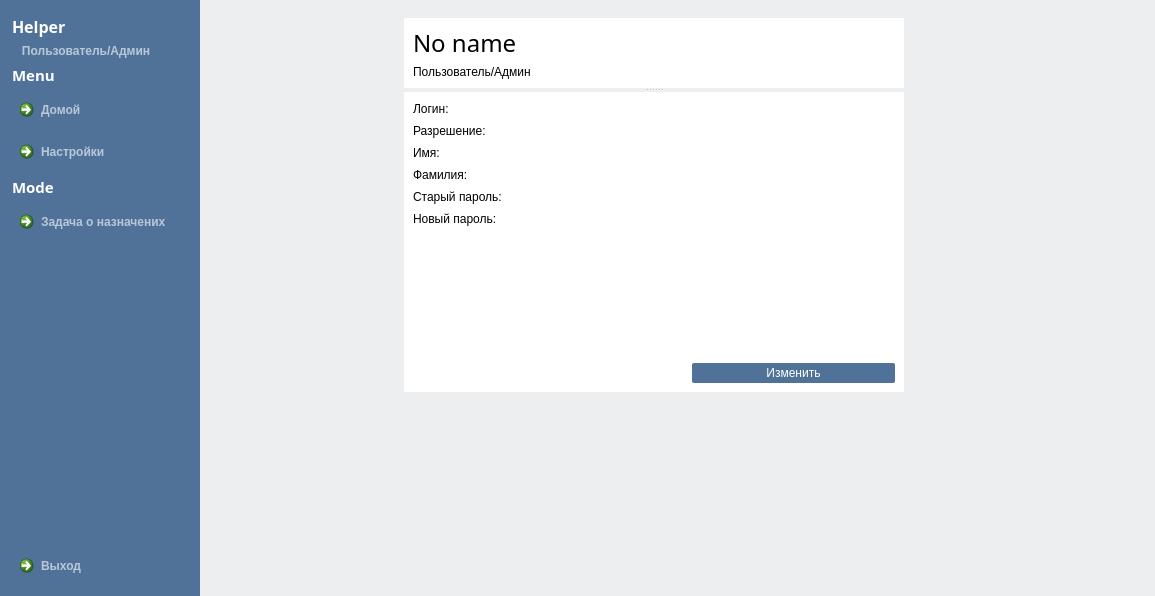
<?xml version="1.0" encoding="UTF-8"?>
<ui version="4.0">
 <class>WindowMain</class>
 <widget class="QMainWindow" name="WindowMain">
  <property name="geometry">
   <rect>
    <x>0</x>
    <y>0</y>
    <width>1155</width>
    <height>596</height>
   </rect>
  </property>
  <property name="windowTitle">
   <string>Helper</string>
  </property>
  <property name="windowIcon">
   <iconset resource="resources.qrc">
    <normaloff>:/new/images/images/Launchpad 2.png</normaloff>:/new/images/images/Launchpad 2.png</iconset>
  </property>
  <property name="styleSheet">
   <string notr="true">background: #EDEEF0; 
border-color: #454545;</string>
  </property>
  <widget class="QWidget" name="centralwidget">
   <layout class="QGridLayout" name="gridLayout">
    <property name="leftMargin">
     <number>0</number>
    </property>
    <property name="topMargin">
     <number>0</number>
    </property>
    <property name="rightMargin">
     <number>0</number>
    </property>
    <property name="bottomMargin">
     <number>0</number>
    </property>
    <item row="0" column="0">
     <widget class="QGroupBox" name="groupBox">
      <property name="sizePolicy">
       <sizepolicy hsizetype="Preferred" vsizetype="Preferred">
        <horstretch>0</horstretch>
        <verstretch>0</verstretch>
       </sizepolicy>
      </property>
      <property name="minimumSize">
       <size>
        <width>200</width>
        <height>420</height>
       </size>
      </property>
      <property name="styleSheet">
       <string notr="true">background-color: #507299;
border: 2px #454545 #454545;
background: qlineargradient( x1:1 y1:0, x2:0 y2:1, stop:0 #507299, stop:1 #507299);
</string>
      </property>
      <property name="title">
       <string/>
      </property>
      <layout class="QGridLayout" name="gridLayout_2">
       <item row="0" column="0">
        <layout class="QVBoxLayout" name="verticalLayout">
         <item>
          <widget class="QLabel" name="labelGroove">
           <property name="font">
            <font>
             <family>Sitka</family>
             <pointsize>12</pointsize>
             <weight>75</weight>
             <bold>true</bold>
            </font>
           </property>
           <property name="styleSheet">
            <string notr="true">color: #FFFFFF; background-color: transparent;</string>
           </property>
           <property name="text">
            <string>Helper</string>
           </property>
           <property name="margin">
            <number>8</number>
           </property>
          </widget>
         </item>
         <item>
          <widget class="QLabel" name="labelPermission">
           <property name="font">
            <font>
             <family>Segoe UI</family>
             <weight>75</weight>
             <bold>true</bold>
            </font>
           </property>
           <property name="styleSheet">
            <string notr="true">color: #b8c8d9; </string>
           </property>
           <property name="text">
            <string>   Пользователь/Админ</string>
           </property>
           <property name="alignment">
            <set>Qt::AlignLeading|Qt::AlignLeft|Qt::AlignVCenter</set>
           </property>
          </widget>
         </item>
         <item>
          <widget class="QLabel" name="labelMenu">
           <property name="font">
            <font>
             <family>Sitka</family>
             <pointsize>11</pointsize>
             <weight>75</weight>
             <bold>true</bold>
            </font>
           </property>
           <property name="styleSheet">
            <string notr="true">color: #FFFFFF; 
background-color: transparent;</string>
           </property>
           <property name="text">
            <string>Menu</string>
           </property>
           <property name="margin">
            <number>8</number>
           </property>
          </widget>
         </item>
         <item>
          <widget class="QCommandLinkButton" name="buttonHome">
           <property name="styleSheet">
            <string notr="true">color: #b8c8d9; </string>
           </property>
           <property name="text">
            <string>Домой</string>
           </property>
           <property name="icon">
            <iconset resource="resources.qrc">
             <normaloff>:/new/images/images/home.png</normaloff>:/new/images/images/home.png</iconset>
           </property>
          </widget>
         </item>
         <item>
          <widget class="QCommandLinkButton" name="buttonSettings">
           <property name="styleSheet">
            <string notr="true">color: #b8c8d9; </string>
           </property>
           <property name="text">
            <string>Настройки</string>
           </property>
           <property name="icon">
            <iconset resource="resources.qrc">
             <normaloff>:/new/images/images/cog-wheel-silhouette.png</normaloff>:/new/images/images/cog-wheel-silhouette.png</iconset>
           </property>
          </widget>
         </item>
         <item>
          <widget class="QLabel" name="labelMode">
           <property name="font">
            <font>
             <family>Sitka</family>
             <pointsize>11</pointsize>
             <weight>75</weight>
             <bold>true</bold>
            </font>
           </property>
           <property name="styleSheet">
            <string notr="true">color: #FFFFFF;background-color: transparent;</string>
           </property>
           <property name="text">
            <string>Mode</string>
           </property>
           <property name="margin">
            <number>8</number>
           </property>
          </widget>
         </item>
         <item>
          <widget class="QCommandLinkButton" name="buttonAppointment">
           <property name="styleSheet">
            <string notr="true">color: #b8c8d9; </string>
           </property>
           <property name="text">
            <string>Задача о назначених</string>
           </property>
           <property name="icon">
            <iconset resource="resources.qrc">
             <normaloff>:/new/images/images/group-profile-users.png</normaloff>:/new/images/images/group-profile-users.png</iconset>
           </property>
          </widget>
         </item>
         <item>
          <spacer name="verticalSpacer">
           <property name="orientation">
            <enum>Qt::Vertical</enum>
           </property>
           <property name="sizeHint" stdset="0">
            <size>
             <width>20</width>
             <height>40</height>
            </size>
           </property>
          </spacer>
         </item>
         <item>
          <widget class="QCommandLinkButton" name="buttonExit">
           <property name="styleSheet">
            <string notr="true">color: #b8c8d9; </string>
           </property>
           <property name="text">
            <string>Выход</string>
           </property>
           <property name="icon">
            <iconset resource="resources.qrc">
             <normaloff>:/new/images/images/power-button-off.png</normaloff>:/new/images/images/power-button-off.png</iconset>
           </property>
          </widget>
         </item>
        </layout>
       </item>
      </layout>
     </widget>
    </item>
    <item row="0" column="1">
     <widget class="QStackedWidget" name="stackedWidget">
      <property name="sizePolicy">
       <sizepolicy hsizetype="Minimum" vsizetype="Minimum">
        <horstretch>0</horstretch>
        <verstretch>0</verstretch>
       </sizepolicy>
      </property>
      <property name="layoutDirection">
       <enum>Qt::LeftToRight</enum>
      </property>
      <property name="styleSheet">
       <string notr="true"/>
      </property>
      <property name="currentIndex">
       <number>0</number>
      </property>
      <widget class="QWidget" name="pageHome">
       <layout class="QGridLayout" name="gridLayout_6">
        <item row="0" column="0">
         <layout class="QHBoxLayout" name="horizontalLayout_5">
          <item>
           <widget class="QGroupBox" name="groupBox_2">
            <property name="styleSheet">
             <string notr="true">border-color: #FFFFFF;
border: 2px #454545 #454545;</string>
            </property>
            <property name="title">
             <string/>
            </property>
            <layout class="QGridLayout" name="gridLayout_7">
             <item row="0" column="1">
              <layout class="QHBoxLayout" name="horizontalLayout_9">
               <item>
                <layout class="QVBoxLayout" name="verticalLayout_8">
                 <item>
                  <widget class="QSplitter" name="splitter">
                   <property name="sizePolicy">
                    <sizepolicy hsizetype="Preferred" vsizetype="Expanding">
                     <horstretch>0</horstretch>
                     <verstretch>0</verstretch>
                    </sizepolicy>
                   </property>
                   <property name="orientation">
                    <enum>Qt::Vertical</enum>
                   </property>
                   <widget class="QGroupBox" name="boxNamePermission">
                    <property name="minimumSize">
                     <size>
                      <width>500</width>
                      <height>0</height>
                     </size>
                    </property>
                    <property name="maximumSize">
                     <size>
                      <width>500</width>
                      <height>70</height>
                     </size>
                    </property>
                    <property name="styleSheet">
                     <string notr="true">background-color:#FFFFFF;</string>
                    </property>
                    <property name="title">
                     <string/>
                    </property>
                    <layout class="QGridLayout" name="gridLayout_8">
                     <item row="0" column="0">
                      <widget class="QLabel" name="labelName">
                       <property name="font">
                        <font>
                         <family>Javanese Text</family>
                         <pointsize>18</pointsize>
                        </font>
                       </property>
                       <property name="styleSheet">
                        <string notr="true">backgroud-color: #FFFFFF;</string>
                       </property>
                       <property name="text">
                        <string>No name</string>
                       </property>
                      </widget>
                     </item>
                     <item row="1" column="0">
                      <widget class="QLabel" name="labelPermission_2">
                       <property name="text">
                        <string>Пользователь/Админ</string>
                       </property>
                      </widget>
                     </item>
                    </layout>
                   </widget>
                   <widget class="QGroupBox" name="groupBox_3">
                    <property name="minimumSize">
                     <size>
                      <width>500</width>
                      <height>300</height>
                     </size>
                    </property>
                    <property name="maximumSize">
                     <size>
                      <width>500</width>
                      <height>400</height>
                     </size>
                    </property>
                    <property name="styleSheet">
                     <string notr="true">background-color:#FFFFFF;</string>
                    </property>
                    <property name="title">
                     <string/>
                    </property>
                    <layout class="QGridLayout" name="gridLayout_9">
                     <item row="0" column="0">
                      <layout class="QVBoxLayout" name="verticalLayout_12">
                       <item>
                        <layout class="QHBoxLayout" name="horizontalLayout_16">
                         <item>
                          <layout class="QVBoxLayout" name="verticalLayout_10">
                           <item>
                            <layout class="QHBoxLayout" name="horizontalLayout_12">
                             <item>
                              <widget class="QLabel" name="label">
                               <property name="text">
                                <string>Логин:</string>
                               </property>
                              </widget>
                             </item>
                             <item>
                              <widget class="QLineEdit" name="lineLogin"/>
                             </item>
                            </layout>
                           </item>
                           <item>
                            <layout class="QHBoxLayout" name="layout">
                             <item>
                              <widget class="QLabel" name="label_19">
                               <property name="text">
                                <string>Разрешение:</string>
                               </property>
                              </widget>
                             </item>
                             <item>
                              <widget class="QLineEdit" name="linePermission"/>
                             </item>
                            </layout>
                           </item>
                           <item>
                            <layout class="QHBoxLayout" name="horizontalLayout_14">
                             <item>
                              <widget class="QLabel" name="labelNameEdit">
                               <property name="text">
                                <string>Имя:</string>
                               </property>
                              </widget>
                             </item>
                             <item>
                              <widget class="QLineEdit" name="lineName"/>
                             </item>
                            </layout>
                           </item>
                           <item>
                            <layout class="QHBoxLayout" name="horizontalLayout_15">
                             <item>
                              <widget class="QLabel" name="labelSurnameEdit">
                               <property name="text">
                                <string>Фамилия:</string>
                               </property>
                              </widget>
                             </item>
                             <item>
                              <widget class="QLineEdit" name="lineSurname"/>
                             </item>
                            </layout>
                           </item>
                           <item>
                            <layout class="QHBoxLayout" name="horizontalLayout_10">
                             <item>
                              <widget class="QLabel" name="labelPrevPassword">
                               <property name="text">
                                <string>Старый пароль:</string>
                               </property>
                              </widget>
                             </item>
                             <item>
                              <widget class="QLineEdit" name="linePrevPassword"/>
                             </item>
                            </layout>
                           </item>
                           <item>
                            <layout class="QHBoxLayout" name="horizontalLayout_13">
                             <item>
                              <widget class="QLabel" name="labelNewPassword">
                               <property name="text">
                                <string>Новый пароль:</string>
                               </property>
                              </widget>
                             </item>
                             <item>
                              <widget class="QLineEdit" name="lineNewPassword"/>
                             </item>
                            </layout>
                           </item>
                          </layout>
                         </item>
                         <item>
                          <spacer name="horizontalSpacer_8">
                           <property name="orientation">
                            <enum>Qt::Horizontal</enum>
                           </property>
                           <property name="sizeHint" stdset="0">
                            <size>
                             <width>40</width>
                             <height>20</height>
                            </size>
                           </property>
                          </spacer>
                         </item>
                        </layout>
                       </item>
                       <item>
                        <layout class="QVBoxLayout" name="verticalLayout_11">
                         <item>
                          <spacer name="verticalSpacer_9">
                           <property name="orientation">
                            <enum>Qt::Vertical</enum>
                           </property>
                           <property name="sizeHint" stdset="0">
                            <size>
                             <width>20</width>
                             <height>40</height>
                            </size>
                           </property>
                          </spacer>
                         </item>
                         <item>
                          <layout class="QHBoxLayout" name="horizontalLayout_11">
                           <item>
                            <spacer name="horizontalSpacer_7">
                             <property name="orientation">
                              <enum>Qt::Horizontal</enum>
                             </property>
                             <property name="sizeHint" stdset="0">
                              <size>
                               <width>40</width>
                               <height>20</height>
                              </size>
                             </property>
                            </spacer>
                           </item>
                           <item>
                            <widget class="QPushButton" name="pushButton_2">
                             <property name="enabled">
                              <bool>true</bool>
                             </property>
                             <property name="minimumSize">
                              <size>
                               <width>203</width>
                               <height>20</height>
                              </size>
                             </property>
                             <property name="styleSheet">
                              <string notr="true">background-color: #507299;
color: #FFFFFF;
border-radius: 2px;</string>
                             </property>
                             <property name="text">
                              <string>Изменить</string>
                             </property>
                             <property name="iconSize">
                              <size>
                               <width>17</width>
                               <height>16</height>
                              </size>
                             </property>
                            </widget>
                           </item>
                          </layout>
                         </item>
                        </layout>
                       </item>
                      </layout>
                     </item>
                    </layout>
                   </widget>
                  </widget>
                 </item>
                 <item>
                  <spacer name="verticalSpacer_3">
                   <property name="orientation">
                    <enum>Qt::Vertical</enum>
                   </property>
                   <property name="sizeHint" stdset="0">
                    <size>
                     <width>20</width>
                     <height>40</height>
                    </size>
                   </property>
                  </spacer>
                 </item>
                </layout>
               </item>
              </layout>
             </item>
             <item row="0" column="0">
              <spacer name="horizontalSpacer_2">
               <property name="orientation">
                <enum>Qt::Horizontal</enum>
               </property>
               <property name="sizeType">
                <enum>QSizePolicy::Expanding</enum>
               </property>
               <property name="sizeHint" stdset="0">
                <size>
                 <width>180</width>
                 <height>20</height>
                </size>
               </property>
              </spacer>
             </item>
            </layout>
           </widget>
          </item>
          <item>
           <spacer name="horizontalSpacer_5">
            <property name="orientation">
             <enum>Qt::Horizontal</enum>
            </property>
            <property name="sizeType">
             <enum>QSizePolicy::Expanding</enum>
            </property>
            <property name="sizeHint" stdset="0">
             <size>
              <width>30</width>
              <height>20</height>
             </size>
            </property>
           </spacer>
          </item>
         </layout>
        </item>
       </layout>
      </widget>
      <widget class="QWidget" name="pageSettings">
       <layout class="QGridLayout" name="gridLayout_5">
        <item row="0" column="0">
         <widget class="QTabWidget" name="tabsSettings">
          <property name="currentIndex">
           <number>0</number>
          </property>
          <widget class="QWidget" name="tabGeneral">
           <attribute name="title">
            <string>Общие</string>
           </attribute>
           <widget class="QCommandLinkButton" name="buttonDBedit">
            <property name="geometry">
             <rect>
              <x>0</x>
              <y>20</y>
              <width>172</width>
              <height>41</height>
             </rect>
            </property>
            <property name="text">
             <string>Редактор базы данных</string>
            </property>
           </widget>
          </widget>
          <widget class="QWidget" name="tab_2">
           <attribute name="title">
            <string>Tab 2</string>
           </attribute>
          </widget>
         </widget>
        </item>
       </layout>
      </widget>
      <widget class="QWidget" name="pageAppointment">
       <layout class="QGridLayout" name="gridLayout_4">
        <item row="0" column="0">
         <layout class="QVBoxLayout" name="verticalLayout_5">
          <item>
           <layout class="QHBoxLayout" name="horizontalLayout_8">
            <item>
             <layout class="QVBoxLayout" name="verticalLayout_2">
              <item>
               <layout class="QHBoxLayout" name="horizontalLayout_3">
                <item>
                 <spacer name="horizontalSpacer_6">
                  <property name="orientation">
                   <enum>Qt::Horizontal</enum>
                  </property>
                  <property name="sizeHint" stdset="0">
                   <size>
                    <width>40</width>
                    <height>20</height>
                   </size>
                  </property>
                 </spacer>
                </item>
                <item>
                 <widget class="QLabel" name="label_15">
                  <property name="text">
                   <string>СТРОИТЕЛЬНЫЕ ОБЪЕКТЫ</string>
                  </property>
                 </widget>
                </item>
                <item>
                 <spacer name="horizontalSpacer_4">
                  <property name="orientation">
                   <enum>Qt::Horizontal</enum>
                  </property>
                  <property name="sizeHint" stdset="0">
                   <size>
                    <width>40</width>
                    <height>20</height>
                   </size>
                  </property>
                 </spacer>
                </item>
               </layout>
              </item>
              <item>
               <layout class="QHBoxLayout" name="horizontalLayout_2">
                <item>
                 <layout class="QVBoxLayout" name="verticalLayout_3">
                  <item>
                   <spacer name="verticalSpacer_2">
                    <property name="orientation">
                     <enum>Qt::Vertical</enum>
                    </property>
                    <property name="sizeHint" stdset="0">
                     <size>
                      <width>20</width>
                      <height>40</height>
                     </size>
                    </property>
                   </spacer>
                  </item>
                  <item>
                   <widget class="QLabel" name="label_6">
                    <property name="sizePolicy">
                     <sizepolicy hsizetype="Fixed" vsizetype="Preferred">
                      <horstretch>0</horstretch>
                      <verstretch>0</verstretch>
                     </sizepolicy>
                    </property>
                    <property name="maximumSize">
                     <size>
                      <width>16777215</width>
                      <height>9</height>
                     </size>
                    </property>
                    <property name="text">
                     <string>К</string>
                    </property>
                   </widget>
                  </item>
                  <item>
                   <widget class="QLabel" name="label_5">
                    <property name="sizePolicy">
                     <sizepolicy hsizetype="Fixed" vsizetype="Fixed">
                      <horstretch>0</horstretch>
                      <verstretch>0</verstretch>
                     </sizepolicy>
                    </property>
                    <property name="maximumSize">
                     <size>
                      <width>16777215</width>
                      <height>9</height>
                     </size>
                    </property>
                    <property name="text">
                     <string>О</string>
                    </property>
                   </widget>
                  </item>
                  <item>
                   <widget class="QLabel" name="label_7">
                    <property name="sizePolicy">
                     <sizepolicy hsizetype="Fixed" vsizetype="Preferred">
                      <horstretch>0</horstretch>
                      <verstretch>0</verstretch>
                     </sizepolicy>
                    </property>
                    <property name="maximumSize">
                     <size>
                      <width>16777215</width>
                      <height>9</height>
                     </size>
                    </property>
                    <property name="text">
                     <string>М</string>
                    </property>
                   </widget>
                  </item>
                  <item>
                   <widget class="QLabel" name="label_8">
                    <property name="sizePolicy">
                     <sizepolicy hsizetype="Fixed" vsizetype="Preferred">
                      <horstretch>0</horstretch>
                      <verstretch>0</verstretch>
                     </sizepolicy>
                    </property>
                    <property name="maximumSize">
                     <size>
                      <width>16777215</width>
                      <height>9</height>
                     </size>
                    </property>
                    <property name="text">
                     <string>П</string>
                    </property>
                   </widget>
                  </item>
                  <item>
                   <widget class="QLabel" name="label_9">
                    <property name="maximumSize">
                     <size>
                      <width>16777215</width>
                      <height>9</height>
                     </size>
                    </property>
                    <property name="text">
                     <string>А</string>
                    </property>
                   </widget>
                  </item>
                  <item>
                   <widget class="QLabel" name="label_10">
                    <property name="maximumSize">
                     <size>
                      <width>16777215</width>
                      <height>9</height>
                     </size>
                    </property>
                    <property name="text">
                     <string>Н</string>
                    </property>
                   </widget>
                  </item>
                  <item>
                   <widget class="QLabel" name="label_11">
                    <property name="maximumSize">
                     <size>
                      <width>16777215</width>
                      <height>9</height>
                     </size>
                    </property>
                    <property name="text">
                     <string>И</string>
                    </property>
                   </widget>
                  </item>
                  <item>
                   <widget class="QLabel" name="label_12">
                    <property name="maximumSize">
                     <size>
                      <width>16777215</width>
                      <height>9</height>
                     </size>
                    </property>
                    <property name="text">
                     <string>И</string>
                    </property>
                   </widget>
                  </item>
                  <item>
                   <spacer name="verticalSpacer_7">
                    <property name="orientation">
                     <enum>Qt::Vertical</enum>
                    </property>
                    <property name="sizeHint" stdset="0">
                     <size>
                      <width>20</width>
                      <height>40</height>
                     </size>
                    </property>
                   </spacer>
                  </item>
                 </layout>
                </item>
                <item>
                 <widget class="QTableWidget" name="tableAppointment">
                  <property name="sizePolicy">
                   <sizepolicy hsizetype="Expanding" vsizetype="Expanding">
                    <horstretch>0</horstretch>
                    <verstretch>0</verstretch>
                   </sizepolicy>
                  </property>
                  <property name="minimumSize">
                   <size>
                    <width>500</width>
                    <height>340</height>
                   </size>
                  </property>
                  <property name="styleSheet">
                   <string notr="true">background-color: #FFFFFF;</string>
                  </property>
                 </widget>
                </item>
               </layout>
              </item>
             </layout>
            </item>
            <item>
             <layout class="QVBoxLayout" name="verticalLayout_4">
              <item>
               <spacer name="verticalSpacer_5">
                <property name="orientation">
                 <enum>Qt::Vertical</enum>
                </property>
                <property name="sizeType">
                 <enum>QSizePolicy::Fixed</enum>
                </property>
                <property name="sizeHint" stdset="0">
                 <size>
                  <width>20</width>
                  <height>27</height>
                 </size>
                </property>
               </spacer>
              </item>
              <item>
               <layout class="QHBoxLayout" name="horizontalLayout_7">
                <item>
                 <widget class="QSpinBox" name="vacancyBox">
                  <property name="sizePolicy">
                   <sizepolicy hsizetype="Fixed" vsizetype="Fixed">
                    <horstretch>40</horstretch>
                    <verstretch>20</verstretch>
                   </sizepolicy>
                  </property>
                  <property name="minimumSize">
                   <size>
                    <width>40</width>
                    <height>20</height>
                   </size>
                  </property>
                  <property name="maximumSize">
                   <size>
                    <width>40</width>
                    <height>20</height>
                   </size>
                  </property>
                  <property name="styleSheet">
                   <string notr="true"/>
                  </property>
                  <property name="minimum">
                   <number>2</number>
                  </property>
                  <property name="maximum">
                   <number>10</number>
                  </property>
                 </widget>
                </item>
                <item>
                 <widget class="QLabel" name="label_2">
                  <property name="styleSheet">
                   <string notr="true">;</string>
                  </property>
                  <property name="text">
                   <string>Объекты</string>
                  </property>
                 </widget>
                </item>
               </layout>
              </item>
              <item>
               <layout class="QHBoxLayout" name="horizontalLayout_6">
                <item>
                 <widget class="QSpinBox" name="candidateBox">
                  <property name="sizePolicy">
                   <sizepolicy hsizetype="Fixed" vsizetype="Fixed">
                    <horstretch>40</horstretch>
                    <verstretch>20</verstretch>
                   </sizepolicy>
                  </property>
                  <property name="minimumSize">
                   <size>
                    <width>40</width>
                    <height>20</height>
                   </size>
                  </property>
                  <property name="maximumSize">
                   <size>
                    <width>40</width>
                    <height>20</height>
                   </size>
                  </property>
                  <property name="styleSheet">
                   <string notr="true"/>
                  </property>
                  <property name="minimum">
                   <number>2</number>
                  </property>
                  <property name="maximum">
                   <number>10</number>
                  </property>
                 </widget>
                </item>
                <item>
                 <widget class="QLabel" name="label_3">
                  <property name="styleSheet">
                   <string notr="true"/>
                  </property>
                  <property name="text">
                   <string>Компании</string>
                  </property>
                 </widget>
                </item>
               </layout>
              </item>
              <item>
               <spacer name="verticalSpacer_4">
                <property name="orientation">
                 <enum>Qt::Vertical</enum>
                </property>
                <property name="sizeHint" stdset="0">
                 <size>
                  <width>20</width>
                  <height>40</height>
                 </size>
                </property>
               </spacer>
              </item>
             </layout>
            </item>
           </layout>
          </item>
          <item>
           <layout class="QHBoxLayout" name="horizontalLayout">
            <item>
             <spacer name="horizontalSpacer_3">
              <property name="orientation">
               <enum>Qt::Horizontal</enum>
              </property>
              <property name="sizeHint" stdset="0">
               <size>
                <width>40</width>
                <height>20</height>
               </size>
              </property>
             </spacer>
            </item>
            <item>
             <widget class="QPushButton" name="buttonToSolve">
              <property name="minimumSize">
               <size>
                <width>75</width>
                <height>41</height>
               </size>
              </property>
              <property name="styleSheet">
               <string notr="true">border: 2px #454545 #454545;</string>
              </property>
              <property name="text">
               <string/>
              </property>
              <property name="icon">
               <iconset resource="resources.qrc">
                <normaloff>:/new/images/images/arrow-pointing-right-in-a-circle.png</normaloff>:/new/images/images/arrow-pointing-right-in-a-circle.png</iconset>
              </property>
              <property name="iconSize">
               <size>
                <width>30</width>
                <height>30</height>
               </size>
              </property>
             </widget>
            </item>
           </layout>
          </item>
         </layout>
        </item>
       </layout>
       <zorder></zorder>
      </widget>
      <widget class="QWidget" name="page_3">
       <layout class="QGridLayout" name="gridLayout_3">
        <item row="0" column="0">
         <layout class="QVBoxLayout" name="verticalLayout_7">
          <item>
           <widget class="QTableWidget" name="tableWidget_2">
            <property name="styleSheet">
             <string notr="true">background-color: #FFFFFF;</string>
            </property>
           </widget>
          </item>
          <item>
           <layout class="QHBoxLayout" name="horizontalLayout_4">
            <item>
             <widget class="QPushButton" name="pushButton_3">
              <property name="text">
               <string>Обновить список</string>
              </property>
             </widget>
            </item>
            <item>
             <spacer name="horizontalSpacer">
              <property name="orientation">
               <enum>Qt::Horizontal</enum>
              </property>
              <property name="sizeHint" stdset="0">
               <size>
                <width>40</width>
                <height>20</height>
               </size>
              </property>
             </spacer>
            </item>
            <item>
             <widget class="QPushButton" name="pushButton">
              <property name="text">
               <string>Назад</string>
              </property>
             </widget>
            </item>
           </layout>
          </item>
         </layout>
        </item>
       </layout>
      </widget>
     </widget>
    </item>
   </layout>
  </widget>
 </widget>
 <resources>
  <include location="resources.qrc"/>
 </resources>
 <connections/>
</ui>
